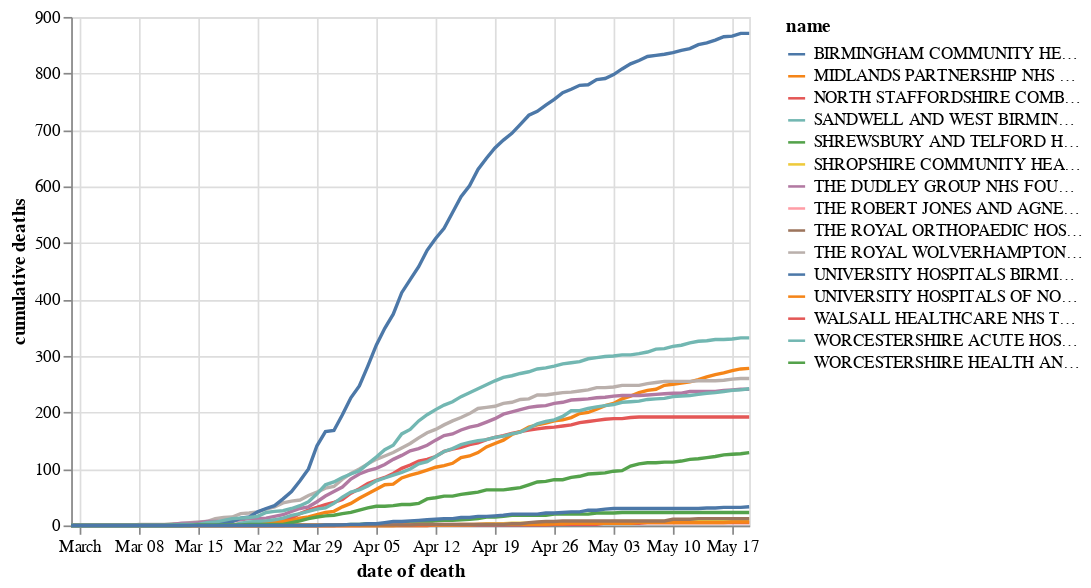

Source (notebook cell):
### Markdown cell above
### Cumulative

### Code cell
alt.Chart(chart_doddbt).mark_line().encode(
    x='date of death',
    y='cumulative deaths',
    color='name'
)

### Figure 1 — Vega-Lite specification as saved in the notebook (floating-point values rounded to 4 significant figures; data arrays with more than 128 entries replaced by an {"elided": "..."} marker saying what was removed)
{"config": {"view": {"continuousWidth": 400, "continuousHeight": 300}}, "data": {"name": "data-753d97ddc6f69bef82b812e26efd17bc"}, "mark": "line", "encoding": {"color": {"type": "nominal", "field": "name"}, "x": {"type": "temporal", "field": "date of death"}, "y": {"type": "quantitative", "field": "cumulative deaths"}}, "$schema": "https://vega.github.io/schema/vega-lite/v4.8.1.json", "datasets": {"data-753d97ddc6f69bef82b812e26efd17bc": {"elided": "1215 records"}}}
